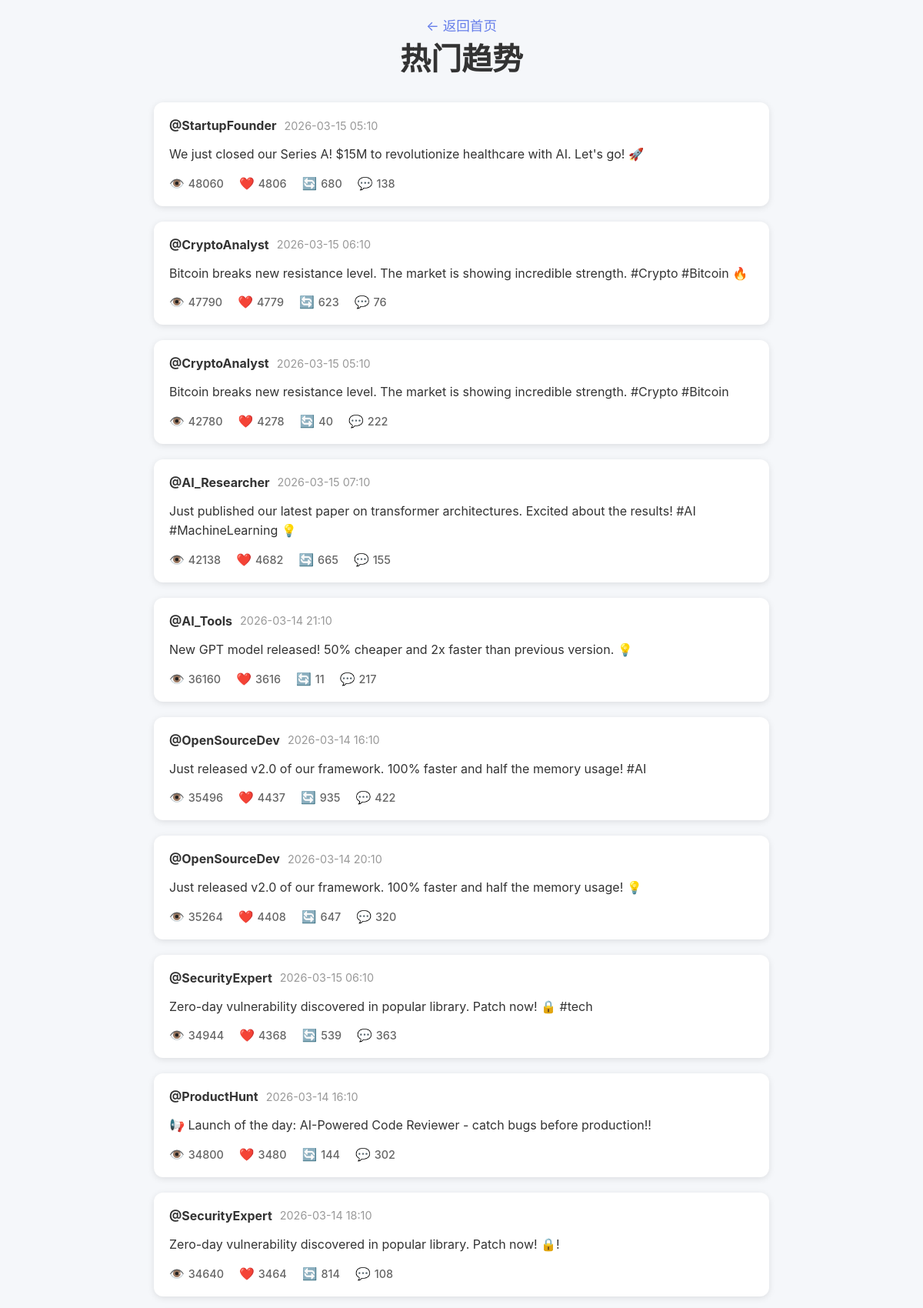
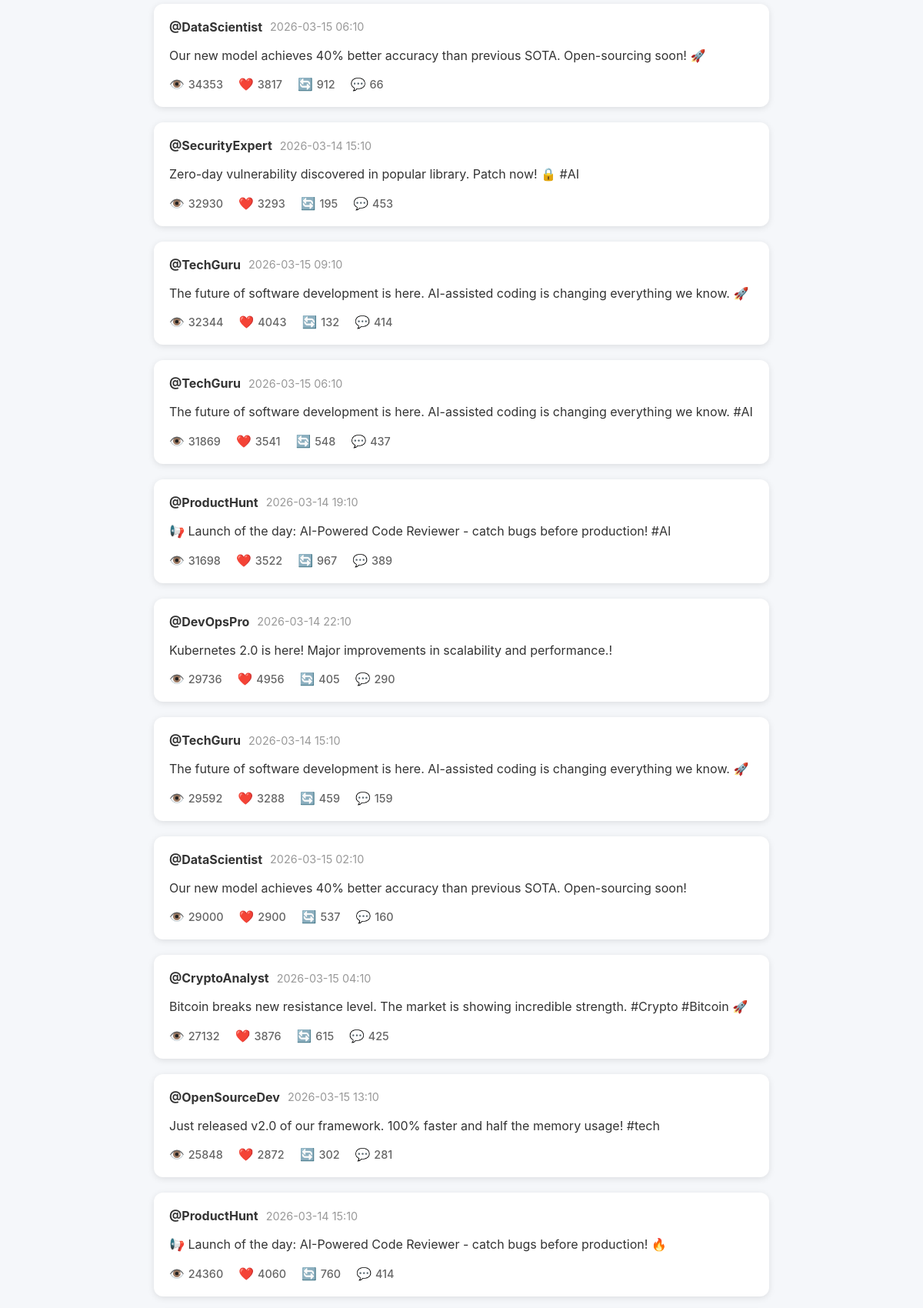
Page /posts/trending (upper part) on the committed database (2 pictures, top to bottom).
### tables this page shows
CREATE TABLE posts (
                id TEXT PRIMARY KEY,
                author_id TEXT,
                author_username TEXT,
                text TEXT,
                created_at TIMESTAMP,
                metrics_impressions INTEGER,
                metrics_likes INTEGER,
                metrics_retweets INTEGER,
                metrics_replies INTEGER,
                category TEXT,
                crawled_at TIMESTAMP DEFAULT CURRENT_TIMESTAMP
            );

### scripts/web_app.py (the view)
@app.route('/posts/<category>')
def posts(category):
    conn = get_db_connection()
    posts = conn.execute('''
        SELECT * FROM posts
        WHERE category = ?
        ORDER BY metrics_impressions + metrics_replies DESC
        LIMIT 100
    ''', (category,)).fetchall()
    conn.close()
    posts_list = []
    for post in posts:
        post_dict = dict(post)
        post_dict['created_at'] = datetime.fromisoformat(post['created_at']).strftime("%Y-%m-%d %H:%M")
        posts_list.append(post_dict)
    category_names = {
        'trending': '热门趋势',
        'need': '需求帖子',
        'product': '产品帖子',
        'complain': '抱怨帖子'
    }
    return render_template('posts.html',
                          posts=posts_list,
                          category=category,
                          category_name=category_names.get(category, category))

### scripts/web_app.py (called while the page is built)
def get_db_connection():
    conn = sqlite3.connect(DB_PATH)
    conn.row_factory = sqlite3.Row
    return conn

### assets/templates/posts.html (shortened to what this page needs)
<!DOCTYPE html>
<html lang="zh-CN">
<head>
</head>
<body>
    <div class="container">
        <div class="header">
            <a href="/" class="back-link">← 返回首页</a>
            <h1>{{ category_name }}</h1>
        </div>
        {% if posts %}
        <div class="post-list">
            {% for post in posts %}
            <div class="post-card" onclick="window.location.href='/post/{{ post.id }}'">
                <div class="post-header">
                    <span class="author">@{{ post.author_username }}</span>
                    <span class="time">{{ post.created_at }}</span>
                </div>
                <div class="post-content">{{ post.text }}</div>
                <div class="post-stats">
                    <div class="stat-item">
                        <span class="icon">👁️</span>
                        <span class="value">{{ post.metrics_impressions }}</span>
                    </div>
                    <div class="stat-item">
                        <span class="icon">❤️</span>
                        <span class="value">{{ post.metrics_likes }}</span>
                    </div>
                    <div class="stat-item">
                        <span class="icon">🔄</span>
                        <span class="value">{{ post.metrics_retweets }}</span>
                    </div>
                    <div class="stat-item">
                        <span class="icon">💬</span>
                        <span class="value">{{ post.metrics_replies }}</span>
                    </div>
                </div>
            </div>
            {% endfor %}
        </div>
        {% else %}
        <div class="empty-state">
            <div class="emoji">📭</div>
            <p>暂无帖子数据</p>
        </div>
        {% endif %}
    </div>
</body>
</html>

### assets/templates/posts.html (style rules this page uses)
* { margin: 0; padding: 0; box-sizing: border-box; }
body { font-family: -apple-system, BlinkMacSystemFont, 'Segoe UI', Roboto, 'Helvetica Neue', Arial, sans-serif; background: #f5f7fa; padding: 20px; }
.container { max-width: 800px; margin: 0 auto; }
.header { text-align: center; margin-bottom: 30px; }
.header h1 { font-size: 2.5em; color: #333; margin-bottom: 10px; }
.header .back-link { color: #667eea; text-decoration: none; font-size: 1.1em; }
.post-list { display: flex; flex-direction: column; gap: 20px; }
.post-card { background: white; border-radius: 12px; padding: 20px; box-shadow: 0 2px 8px rgba(0,0,0,0.1); transition: box-shadow 0.3s; cursor: pointer; }
.post-header { display: flex; align-items: center; margin-bottom: 15px; }
.post-header .author { font-weight: bold; color: #333; margin-right: 10px; }
.post-header .time { color: #999; font-size: 0.9em; }
.post-content { color: #333; line-height: 1.6; margin-bottom: 15px; white-space: pre-wrap; word-wrap: break-word; }
.post-stats { display: flex; gap: 20px; color: #666; font-size: 0.9em; }
.stat-item { display: flex; align-items: center; gap: 5px; }
.stat-item .icon { font-size: 1.1em; }
.stat-item .value { font-weight: 500; }

### rows in the picture
posts: author_username "StartupFounder", created_at "2026-03-15 05:10", text "We just closed our Series A! $15M to revolutionize healthcare with AI. Let's go! 🚀", metrics_impressions "48060", metrics_likes "4806", metrics_retweets "680", metrics_replies "138"
posts: author_username "CryptoAnalyst", created_at "2026-03-15 06:10", text "Bitcoin breaks new resistance level. The market is showing incredible strength. #Crypto #Bitcoin 🔥", metrics_impressions "47790", metrics_likes "4779", metrics_retweets "623", metrics_replies "76"
posts: author_username "CryptoAnalyst", created_at "2026-03-15 05:10", text "Bitcoin breaks new resistance level. The market is showing incredible strength. #Crypto #Bitcoin", metrics_impressions "42780", metrics_likes "4278", metrics_retweets "40", metrics_replies "222"
posts: author_username "AI_Researcher", created_at "2026-03-15 07:10", text "Just published our latest paper on transformer architectures. Excited about the results! #AI #MachineLearning 💡", metrics_impressions "42138", metrics_likes "4682", metrics_retweets "665", metrics_replies "155"
posts: author_username "AI_Tools", created_at "2026-03-14 21:10", text "New GPT model released! 50% cheaper and 2x faster than previous version. 💡", metrics_impressions "36160", metrics_likes "3616", metrics_retweets "11", metrics_replies "217"
posts: author_username "OpenSourceDev", created_at "2026-03-14 16:10", text "Just released v2.0 of our framework. 100% faster and half the memory usage! #AI", metrics_impressions "35496", metrics_likes "4437", metrics_retweets "935", metrics_replies "422"
posts: author_username "OpenSourceDev", created_at "2026-03-14 20:10", text "Just released v2.0 of our framework. 100% faster and half the memory usage! 💡", metrics_impressions "35264", metrics_likes "4408", metrics_retweets "647", metrics_replies "320"
posts: author_username "SecurityExpert", created_at "2026-03-15 06:10", text "Zero-day vulnerability discovered in popular library. Patch now! 🔒 #tech", metrics_impressions "34944", metrics_likes "4368", metrics_retweets "539", metrics_replies "363"
posts: author_username "ProductHunt", created_at "2026-03-14 16:10", text "📢 Launch of the day: AI-Powered Code Reviewer - catch bugs before production!!", metrics_impressions "34800", metrics_likes "3480", metrics_retweets "144", metrics_replies "302"
posts: author_username "SecurityExpert", created_at "2026-03-14 18:10", text "Zero-day vulnerability discovered in popular library. Patch now! 🔒!", metrics_impressions "34640", metrics_likes "3464", metrics_retweets "814", metrics_replies "108"
posts: author_username "DataScientist", created_at "2026-03-15 06:10", text "Our new model achieves 40% better accuracy than previous SOTA. Open-sourcing soon! 🚀", metrics_impressions "34353", metrics_likes "3817", metrics_retweets "912", metrics_replies "66"
posts: author_username "SecurityExpert", created_at "2026-03-14 15:10", text "Zero-day vulnerability discovered in popular library. Patch now! 🔒 #AI", metrics_impressions "32930", metrics_likes "3293", metrics_retweets "195", metrics_replies "453"
posts: author_username "TechGuru", created_at "2026-03-15 09:10", text "The future of software development is here. AI-assisted coding is changing everything we know. 🚀", metrics_impressions "32344", metrics_likes "4043", metrics_retweets "132", metrics_replies "414"
posts: author_username "TechGuru", created_at "2026-03-15 06:10", text "The future of software development is here. AI-assisted coding is changing everything we know. #AI", metrics_impressions "31869", metrics_likes "3541", metrics_retweets "548", metrics_replies "437"
posts: author_username "ProductHunt", created_at "2026-03-14 19:10", text "📢 Launch of the day: AI-Powered Code Reviewer - catch bugs before production! #AI", metrics_impressions "31698", metrics_likes "3522", metrics_retweets "967", metrics_replies "389"
posts: author_username "DevOpsPro", created_at "2026-03-14 22:10", text "Kubernetes 2.0 is here! Major improvements in scalability and performance.!", metrics_impressions "29736", metrics_likes "4956", metrics_retweets "405", metrics_replies "290"
posts: author_username "TechGuru", created_at "2026-03-14 15:10", text "The future of software development is here. AI-assisted coding is changing everything we know. 🚀", metrics_impressions "29592", metrics_likes "3288", metrics_retweets "459", metrics_replies "159"
posts: author_username "DataScientist", created_at "2026-03-15 02:10", text "Our new model achieves 40% better accuracy than previous SOTA. Open-sourcing soon!", metrics_impressions "29000", metrics_likes "2900", metrics_retweets "537", metrics_replies "160"
posts: author_username "CryptoAnalyst", created_at "2026-03-15 04:10", text "Bitcoin breaks new resistance level. The market is showing incredible strength. #Crypto #Bitcoin 🚀", metrics_impressions "27132", metrics_likes "3876", metrics_retweets "615", metrics_replies "425"
posts: author_username "OpenSourceDev", created_at "2026-03-15 13:10", text "Just released v2.0 of our framework. 100% faster and half the memory usage! #tech", metrics_impressions "25848", metrics_likes "2872", metrics_retweets "302", metrics_replies "281"
posts: author_username "ProductHunt", created_at "2026-03-14 15:10", text "📢 Launch of the day: AI-Powered Code Reviewer - catch bugs before production! 🔥", metrics_impressions "24360", metrics_likes "4060", metrics_retweets "760", metrics_replies "414"

### other values in the picture
{{ category_name }} "热门趋势"
